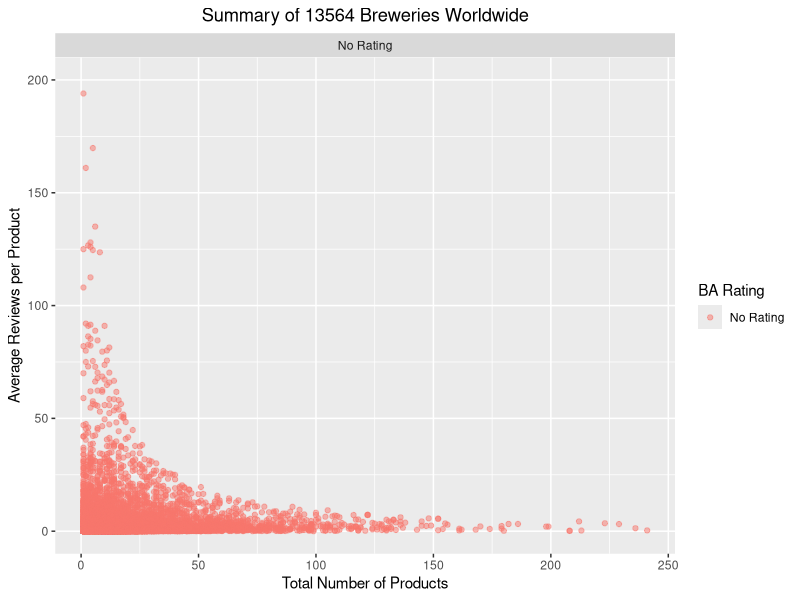

Reproduce this figure in R.
## ---- chunk 1
knitr::opts_chunk$set(echo = TRUE,warning = FALSE)
require(ggplot2)
## ---- chunk 2
brewery<-read.csv("data_scraping_cleaning/company.csv")
brewery<-brewery[,c(-1,-7)]
brewery$beer_currents<-as.numeric(as.character(brewery$beer_currents))
brewery$total_reviews<-as.numeric(as.character(brewery$total_reviews))
brewery$total_ratings<-as.numeric(as.character(brewery$total_ratings))
brewery$review_per_prod<-brewery$total_reviews/brewery$beer_currents

ba_level<-levels(brewery$ba_levels)
brewery$ba_levels<-factor(brewery$ba_levels,c(ba_level[c(9,6,3,8,4,5,7,2)],"No Rating"))
brewery[is.na(brewery$ba_levels),]$ba_levels<-"No Rating"
brewery<-subset(brewery,!is.na(review_per_prod))

p2<-ggplot(data=brewery,aes(y=review_per_prod,x=beer_currents,color=ba_levels))+geom_point(alpha=0.5)+facet_wrap(~ba_levels)
p2<-p2+ylim(0,200)+xlab("Total Number of Products")+ylab("Average Reviews per Product")+labs(color="BA Rating")
p2<-p2+ggtitle("Summary of 13564 Breweries Worldwide")+theme(plot.title = element_text(hjust = 0.5))
p2
